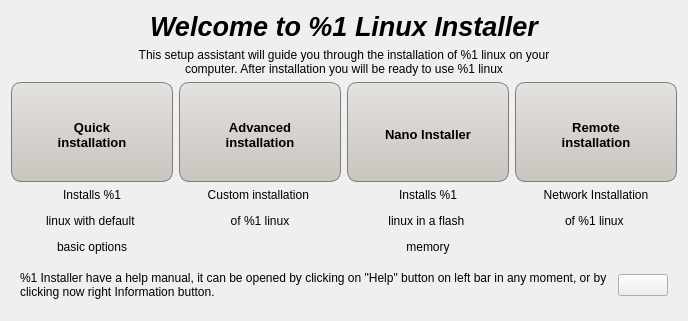
          <widget class="QWidget" name="PMain">
           <layout class="QGridLayout" name="gridLayout_9">
            <item row="4" column="1" colspan="6">
             <widget class="QWidget" name="WButons" native="true">
              <property name="minimumSize">
               <size>
                <width>0</width>
                <height>50</height>
               </size>
              </property>
              <property name="maximumSize">
               <size>
                <width>16777215</width>
                <height>50</height>
               </size>
              </property>
              <layout class="QGridLayout" name="gridLayout_11">
               <item row="0" column="1">
                <widget class="QPushButton" name="BHelpMain">
                 <property name="maximumSize">
                  <size>
                   <width>50</width>
                   <height>16777215</height>
                  </size>
                 </property>
                 <property name="text">
                  <string/>
                 </property>
                 <property name="icon">
                  <iconset>
                   <normaloff>../../../../../../home/clawlinux/usr/share/kademar/utils/instalador/img/help.png</normaloff>../../../../../../home/clawlinux/usr/share/kademar/utils/instalador/img/help.png</iconset>
                 </property>
                 <property name="iconSize">
                  <size>
                   <width>32</width>
                   <height>32</height>
                  </size>
                 </property>
                </widget>
               </item>
               <item row="0" column="0">
                <widget class="QLabel" name="LHelp">
                 <property name="text">
                  <string>%1 Installer have a help manual, it can be opened by clicking on &quot;Help&quot; button on left bar in any moment, or by clicking now right Information button.</string>
                 </property>
                 <property name="wordWrap">
                  <bool>true</bool>
                 </property>
                </widget>
               </item>
              </layout>
             </widget>
            </item>
            <item row="0" column="1" colspan="6">
             <widget class="QLabel" name="LWelcomeTitle">
              <property name="maximumSize">
               <size>
                <width>16777215</width>
                <height>100</height>
               </size>
              </property>
              <property name="font">
               <font>
                <pointsize>20</pointsize>
                <weight>75</weight>
                <italic>true</italic>
                <bold>true</bold>
                <stylestrategy>PreferAntialias</stylestrategy>
                <kerning>true</kerning>
               </font>
              </property>
              <property name="text">
               <string>Welcome to %1 Linux Installer</string>
              </property>
              <property name="alignment">
               <set>Qt::AlignCenter</set>
              </property>
              <property name="wordWrap">
               <bool>true</bool>
              </property>
             </widget>
            </item>
            <item row="1" column="1" colspan="6">
             <widget class="QLabel" name="LWelcome">
              <property name="text">
               <string>This setup assistant will guide you through the installation of %1 linux on your 
computer. After installation you will be ready to use %1 linux</string>
              </property>
              <property name="alignment">
               <set>Qt::AlignCenter</set>
              </property>
             </widget>
            </item>
            <item row="2" column="1" colspan="6">
             <layout class="QGridLayout" name="gridLayout_4">
              <item row="2" column="0">
               <widget class="QLabel" name="LQuickInstall">
                <property name="frameShadow">
                 <enum>QFrame::Plain</enum>
                </property>
                <property name="lineWidth">
                 <number>1</number>
                </property>
                <property name="text">
                 <string>&lt;html&gt;&lt;head/&gt;&lt;body&gt;&lt;p&gt;Installs %1&lt;/p&gt;&lt;p&gt;linux with default &lt;/p&gt;&lt;p&gt;basic options&lt;/p&gt;&lt;/body&gt;&lt;/html&gt;</string>
                </property>
                <property name="textFormat">
                 <enum>Qt::AutoText</enum>
                </property>
                <property name="alignment">
                 <set>Qt::AlignHCenter|Qt::AlignTop</set>
                </property>
               </widget>
              </item>
              <item row="2" column="2">
               <widget class="QLabel" name="LNanoInstall">
                <property name="text">
                 <string>&lt;html&gt;&lt;head/&gt;&lt;body&gt;&lt;p&gt;Installs %1&lt;/p&gt;&lt;p&gt;linux in a flash &lt;/p&gt;&lt;p&gt;memory&lt;/p&gt;&lt;/body&gt;&lt;/html&gt;</string>
                </property>
                <property name="alignment">
                 <set>Qt::AlignHCenter|Qt::AlignTop</set>
                </property>
               </widget>
              </item>
              <item row="2" column="1">
               <widget class="QLabel" name="LAdvancedInstall">
                <property name="text">
                 <string>&lt;html&gt;&lt;head/&gt;&lt;body&gt;&lt;p&gt;Custom installation &lt;/p&gt;&lt;p&gt;of %1 linux&lt;/p&gt;&lt;/body&gt;&lt;/html&gt;</string>
                </property>
                <property name="alignment">
                 <set>Qt::AlignHCenter|Qt::AlignTop</set>
                </property>
               </widget>
              </item>
              <item row="2" column="3">
               <widget class="QLabel" name="LRemoteInstall">
                <property name="text">
                 <string>&lt;html&gt;&lt;head/&gt;&lt;body&gt;&lt;p&gt;Network Installation&lt;/p&gt;&lt;p&gt;of %1 linux &lt;/p&gt;&lt;/body&gt;&lt;/html&gt;</string>
                </property>
                <property name="alignment">
                 <set>Qt::AlignHCenter|Qt::AlignTop</set>
                </property>
               </widget>
              </item>
              <item row="0" column="2">
               <widget class="QToolButton" name="BNanoInstall">
                <property name="minimumSize">
                 <size>
                  <width>162</width>
                  <height>100</height>
                 </size>
                </property>
                <property name="maximumSize">
                 <size>
                  <width>200</width>
                  <height>16777215</height>
                 </size>
                </property>
                <property name="styleSheet">
                 <string notr="true">QToolButton {background-color: qlineargradient(x1: 1, y1: 0, x2: 1, y2: 1, stop: 0 #e4e2df, stop: 1 #c9c4be); border-style: solid ; border-width: 1px; border-radius: 10px; border-color: #7d7d7d; font: bold 13px; min-width: 10em; padding: 5px; padding-top: 10px;} QToolButton:hover  { background-color: qlineargradient(x1: 1, y1: 0, x2: 1, y2: 1, stop: 0 #a1bdd1, stop: 1 #d4d3d2) ; border-style: solid; border-width: 1px; border-radius: 10px; border-color: #679cd0; font: bold 13px; min-width: 10em; padding: 5px; padding-top: 10px;} QToolButton:pressed  { background-color: qlineargradient(x1: 1, y1: 0, x2: 1, y2: 1, stop: 0 #d4d3d2, stop: 1 #a1bdd1) ; border-style: solid; border-width: 1px; border-radius: 10px; border-color: #679cd0; font: bold 13px; min-width: 10em; padding: 5px; padding-top: 10px;} </string>
                </property>
                <property name="text">
                 <string>Nano Installer</string>
                </property>
                <property name="icon">
                 <iconset resource="resource.qrc">
                  <normaloff>:/img/img/device-pendrive.png</normaloff>:/img/img/device-pendrive.png</iconset>
                </property>
                <property name="iconSize">
                 <size>
                  <width>32</width>
                  <height>32</height>
                 </size>
                </property>
                <property name="toolButtonStyle">
                 <enum>Qt::ToolButtonTextUnderIcon</enum>
                </property>
               </widget>
              </item>
              <item row="0" column="0">
               <widget class="QToolButton" name="BQuickInstall">
                <property name="minimumSize">
                 <size>
                  <width>162</width>
                  <height>100</height>
                 </size>
                </property>
                <property name="maximumSize">
                 <size>
                  <width>200</width>
                  <height>16777215</height>
                 </size>
                </property>
                <property name="styleSheet">
                 <string notr="true">QToolButton {background-color: qlineargradient(x1: 1, y1: 0, x2: 1, y2: 1, stop: 0 #e4e2df, stop: 1 #c9c4be); border-style: solid ; border-width: 1px; border-radius: 10px; border-color: #7d7d7d; font: bold 13px; min-width: 10em; padding: 5px; padding-top: 10px;} QToolButton:hover  { background-color: qlineargradient(x1: 1, y1: 0, x2: 1, y2: 1, stop: 0 #a1bdd1, stop: 1 #d4d3d2) ; border-style: solid; border-width: 1px; border-radius: 10px; border-color: #679cd0; font: bold 13px; min-width: 10em; padding: 5px; padding-top: 10px;} QToolButton:pressed  { background-color: qlineargradient(x1: 1, y1: 0, x2: 1, y2: 1, stop: 0 #d4d3d2, stop: 1 #a1bdd1) ; border-style: solid; border-width: 1px; border-radius: 10px; border-color: #679cd0; font: bold 13px; min-width: 10em; padding: 5px; padding-top: 10px;} </string>
                </property>
                <property name="text">
                 <string>Quick
installation</string>
                </property>
                <property name="icon">
                 <iconset resource="resource.qrc">
                  <normaloff>:/img/img/device-hdd.png</normaloff>:/img/img/device-hdd.png</iconset>
                </property>
                <property name="iconSize">
                 <size>
                  <width>32</width>
                  <height>32</height>
                 </size>
                </property>
                <property name="toolButtonStyle">
                 <enum>Qt::ToolButtonTextUnderIcon</enum>
                </property>
               </widget>
              </item>
              <item row="0" column="1">
               <widget class="QToolButton" name="BAdvancedInstall">
                <property name="minimumSize">
                 <size>
                  <width>162</width>
                  <height>100</height>
                 </size>
                </property>
                <property name="maximumSize">
                 <size>
                  <width>200</width>
                  <height>16777215</height>
                 </size>
                </property>
                <property name="styleSheet">
                 <string notr="true">QToolButton {background-color: qlineargradient(x1: 1, y1: 0, x2: 1, y2: 1, stop: 0 #e4e2df, stop: 1 #c9c4be); border-style: solid ; border-width: 1px; border-radius: 10px; border-color: #7d7d7d; font: bold 13px; min-width: 10em; padding: 5px; padding-top: 10px;} QToolButton:hover  { background-color: qlineargradient(x1: 1, y1: 0, x2: 1, y2: 1, stop: 0 #a1bdd1, stop: 1 #d4d3d2) ; border-style: solid; border-width: 1px; border-radius: 10px; border-color: #679cd0; font: bold 13px; min-width: 10em; padding: 5px; padding-top: 10px;} QToolButton:pressed  { background-color: qlineargradient(x1: 1, y1: 0, x2: 1, y2: 1, stop: 0 #d4d3d2, stop: 1 #a1bdd1) ; border-style: solid; border-width: 1px; border-radius: 10px; border-color: #679cd0; font: bold 13px; min-width: 10em; padding: 5px; padding-top: 10px;} </string>
                </property>
                <property name="text">
                 <string>Advanced 
installation</string>
                </property>
                <property name="icon">
                 <iconset resource="resource.qrc">
                  <normaloff>:/img/img/device-hdd.png</normaloff>:/img/img/device-hdd.png</iconset>
                </property>
                <property name="iconSize">
                 <size>
                  <width>32</width>
                  <height>32</height>
                 </size>
                </property>
                <property name="toolButtonStyle">
                 <enum>Qt::ToolButtonTextUnderIcon</enum>
                </property>
               </widget>
              </item>
              <item row="0" column="3">
               <widget class="QToolButton" name="BRemoteInstall">
                <property name="minimumSize">
                 <size>
                  <width>162</width>
                  <height>100</height>
                 </size>
                </property>
                <property name="maximumSize">
                 <size>
                  <width>200</width>
                  <height>16777215</height>
                 </size>
                </property>
                <property name="styleSheet">
                 <string notr="true">QToolButton {background-color: qlineargradient(x1: 1, y1: 0, x2: 1, y2: 1, stop: 0 #e4e2df, stop: 1 #c9c4be); border-style: solid ; border-width: 1px; border-radius: 10px; border-color: #7d7d7d; font: bold 13px; min-width: 10em; padding: 5px; padding-top: 10px;} QToolButton:hover  { background-color: qlineargradient(x1: 1, y1: 0, x2: 1, y2: 1, stop: 0 #a1bdd1, stop: 1 #d4d3d2) ; border-style: solid; border-width: 1px; border-radius: 10px; border-color: #679cd0; font: bold 13px; min-width: 10em; padding: 5px; padding-top: 10px;} QToolButton:pressed  { background-color: qlineargradient(x1: 1, y1: 0, x2: 1, y2: 1, stop: 0 #d4d3d2, stop: 1 #a1bdd1) ; border-style: solid; border-width: 1px; border-radius: 10px; border-color: #679cd0; font: bold 13px; min-width: 10em; padding: 5px; padding-top: 10px;} </string>
                </property>
                <property name="text">
                 <string>Remote
installation</string>
                </property>
                <property name="icon">
                 <iconset resource="resource.qrc">
                  <normaloff>:/img/img/device-pendrive.png</normaloff>:/img/img/device-pendrive.png</iconset>
                </property>
                <property name="iconSize">
                 <size>
                  <width>32</width>
                  <height>32</height>
                 </size>
                </property>
                <property name="toolButtonStyle">
                 <enum>Qt::ToolButtonTextUnderIcon</enum>
                </property>
               </widget>
              </item>
             </layout>
            </item>
           </layout>
          </widget>
